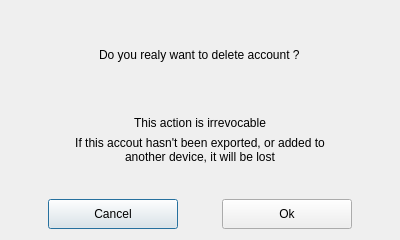
<?xml version="1.0" encoding="UTF-8"?>
<ui version="4.0">
 <class>DeleteAccountDialog</class>
 <widget class="QDialog" name="DeleteAccountDialog">
  <property name="geometry">
   <rect>
    <x>0</x>
    <y>0</y>
    <width>400</width>
    <height>240</height>
   </rect>
  </property>
  <property name="windowTitle">
   <string>Ring - account deletion</string>
  </property>
  <layout class="QVBoxLayout" name="verticalLayout" stretch="3,3,1,1,1,0,3,0">
   <item>
    <spacer name="verticalSpacer">
     <property name="orientation">
      <enum>Qt::Vertical</enum>
     </property>
     <property name="sizeHint" stdset="0">
      <size>
       <width>20</width>
       <height>40</height>
      </size>
     </property>
    </spacer>
   </item>
   <item alignment="Qt::AlignHCenter">
    <widget class="QLabel" name="deletionLabel1">
     <property name="text">
      <string>Do you realy want to delete account ?</string>
     </property>
    </widget>
   </item>
   <item alignment="Qt::AlignHCenter">
    <widget class="QLabel" name="accountAliasLabel">
     <property name="minimumSize">
      <size>
       <width>30</width>
       <height>0</height>
      </size>
     </property>
     <property name="text">
      <string/>
     </property>
    </widget>
   </item>
   <item alignment="Qt::AlignHCenter">
    <widget class="QLabel" name="accountIdLabel">
     <property name="minimumSize">
      <size>
       <width>20</width>
       <height>0</height>
      </size>
     </property>
     <property name="text">
      <string/>
     </property>
    </widget>
   </item>
   <item alignment="Qt::AlignHCenter">
    <widget class="QLabel" name="deletionLabel2">
     <property name="text">
      <string>This action is irrevocable</string>
     </property>
    </widget>
   </item>
   <item alignment="Qt::AlignHCenter">
    <widget class="QLabel" name="warningLabel">
     <property name="text">
      <string>If this accout hasn't been exported, or added to another device, it will be lost</string>
     </property>
     <property name="alignment">
      <set>Qt::AlignCenter</set>
     </property>
     <property name="wordWrap">
      <bool>true</bool>
     </property>
    </widget>
   </item>
   <item>
    <spacer name="verticalSpacer_2">
     <property name="orientation">
      <enum>Qt::Vertical</enum>
     </property>
     <property name="sizeHint" stdset="0">
      <size>
       <width>20</width>
       <height>40</height>
      </size>
     </property>
    </spacer>
   </item>
   <item>
    <layout class="QHBoxLayout" name="horizontalLayout">
     <property name="leftMargin">
      <number>0</number>
     </property>
     <property name="topMargin">
      <number>0</number>
     </property>
     <property name="rightMargin">
      <number>0</number>
     </property>
     <property name="bottomMargin">
      <number>0</number>
     </property>
     <item>
      <spacer name="horizontalSpacer">
       <property name="orientation">
        <enum>Qt::Horizontal</enum>
       </property>
       <property name="sizeHint" stdset="0">
        <size>
         <width>40</width>
         <height>20</height>
        </size>
       </property>
      </spacer>
     </item>
     <item>
      <widget class="QPushButton" name="deleteCancelBtn">
       <property name="sizePolicy">
        <sizepolicy hsizetype="Minimum" vsizetype="Fixed">
         <horstretch>0</horstretch>
         <verstretch>0</verstretch>
        </sizepolicy>
       </property>
       <property name="minimumSize">
        <size>
         <width>130</width>
         <height>30</height>
        </size>
       </property>
       <property name="text">
        <string>Cancel</string>
       </property>
      </widget>
     </item>
     <item>
      <spacer name="horizontalSpacer_3">
       <property name="orientation">
        <enum>Qt::Horizontal</enum>
       </property>
       <property name="sizeHint" stdset="0">
        <size>
         <width>40</width>
         <height>20</height>
        </size>
       </property>
      </spacer>
     </item>
     <item>
      <widget class="QPushButton" name="deleteAcceptBtn">
       <property name="minimumSize">
        <size>
         <width>130</width>
         <height>30</height>
        </size>
       </property>
       <property name="text">
        <string>Ok</string>
       </property>
      </widget>
     </item>
     <item>
      <spacer name="horizontalSpacer_2">
       <property name="orientation">
        <enum>Qt::Horizontal</enum>
       </property>
       <property name="sizeHint" stdset="0">
        <size>
         <width>40</width>
         <height>20</height>
        </size>
       </property>
      </spacer>
     </item>
    </layout>
   </item>
  </layout>
 </widget>
 <resources/>
 <connections/>
</ui>
